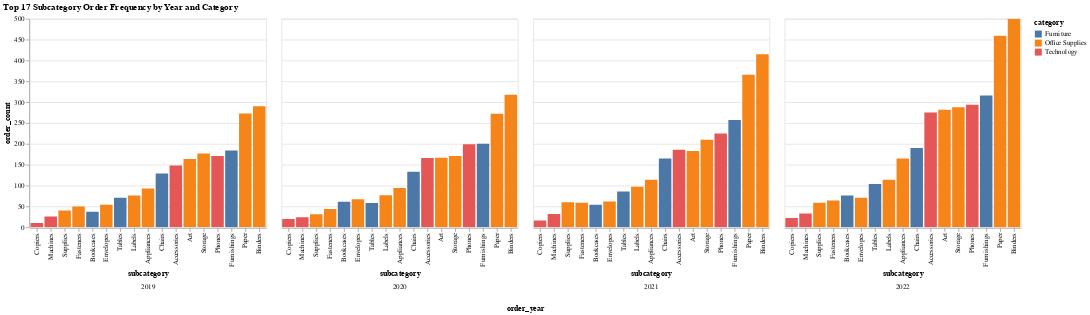

This figure's notebook cell:
### Code cell
# prompt: order frequency for top 17 subcategory in each year and color them based on each category

import pandas as pd
import matplotlib.pyplot as plt
import altair as alt # Import altair

# Calculate order frequency by year, subcategory, and category
subcategory_frequency_category = superstore_df.groupby(['order_year', 'category', 'subcategory']).size().reset_index(name='order_count')

# Rank subcategories within each year and category based on order count
subcategory_frequency_category['rank'] = subcategory_frequency_category.groupby(['order_year', 'category'])['order_count'].rank(method='dense', ascending=False)

# Filter for the top 17 subcategories within each year and category
top_subcategories_by_year_category = subcategory_frequency_category[subcategory_frequency_category['rank'] <= 17]

# Ensure all years are present in the data for plotting purposes
all_years = superstore_df['order_year'].unique()

# Create the plot using Altair
chart = alt.Chart(top_subcategories_by_year_category).mark_bar().encode(
    x=alt.X('subcategory:O', sort='y'), # X-axis: Subcategory (Ordinal), sorted by y-axis value (order_count)
    y=alt.Y('order_count:Q'),  # Y-axis: Order Count (Quantitative)
    color=alt.Color('category:N'),  # Color encoding: Category (Nominal)
    column=alt.Column('order_year:O', header=alt.Header(titleOrient="bottom", labelOrient="bottom")), # Separate charts by Year (Ordinal)
    tooltip=['order_year', 'category', 'subcategory', 'order_count']  # Tooltip for interactivity
).properties(
    title='Top 17 Subcategory Order Frequency by Year and Category'  # Chart title
).interactive() # Enable interactivity like zooming and panning

# Display the chart
chart

### Figure 1 — Vega-Lite specification as saved in the notebook (floating-point values rounded to 4 significant figures)
{"config": {"view": {"continuousWidth": 300, "continuousHeight": 300}}, "data": {"name": "data-2f137b988659ba498393f3de7b3cedcf"}, "mark": {"type": "bar"}, "encoding": {"color": {"field": "category", "type": "nominal"}, "column": {"field": "order_year", "header": {"labelOrient": "bottom", "titleOrient": "bottom"}, "type": "ordinal"}, "tooltip": [{"field": "order_year", "type": "quantitative"}, {"field": "category", "type": "nominal"}, {"field": "subcategory", "type": "nominal"}, {"field": "order_count", "type": "quantitative"}], "x": {"field": "subcategory", "sort": "y", "type": "ordinal"}, "y": {"field": "order_count", "type": "quantitative"}}, "params": [{"name": "param_1", "select": {"type": "interval", "encodings": ["x", "y"]}, "bind": "scales"}], "title": "Top 17 Subcategory Order Frequency by Year and Category", "$schema": "https://vega.github.io/schema/vega-lite/v5.20.1.json", "datasets": {"data-2f137b988659ba498393f3de7b3cedcf": [{"order_year": 2019, "category": "Furniture", "subcategory": "Bookcases", "order_count": 37, "rank": 4.0}, {"order_year": 2019, "category": "Furniture", "subcategory": "Chairs", "order_count": 129, "rank": 2.0}, {"order_year": 2019, "category": "Furniture", "subcategory": "Furnishings", "order_count": 184, "rank": 1.0}, {"order_year": 2019, "category": "Furniture", "subcategory": "Tables", "order_count": 71, "rank": 3.0}, {"order_year": 2019, "category": "Office Supplies", "subcategory": "Appliances", "order_count": 93, "rank": 5.0}, {"order_year": 2019, "category": "Office Supplies", "subcategory": "Art", "order_count": 164, "rank": 4.0}, {"order_year": 2019, "category": "Office Supplies", "subcategory": "Binders", "order_count": 290, "rank": 1.0}, {"order_year": 2019, "category": "Office Supplies", "subcategory": "Envelopes", "order_count": 54, "rank": 7.0}, {"order_year": 2019, "category": "Office Supplies", "subcategory": "Fasteners", "order_count": 50, "rank": 8.0}, {"order_year": 2019, "category": "Office Supplies", "subcategory": "Labels", "order_count": 76, "rank": 6.0}, {"order_year": 2019, "category": "Office Supplies", "subcategory": "Paper", "order_count": 273, "rank": 2.0}, {"order_year": 2019, "category": "Office Supplies", "subcategory": "Storage", "order_count": 177, "rank": 3.0}, {"order_year": 2019, "category": "Office Supplies", "subcategory": "Supplies", "order_count": 40, "rank": 9.0}, {"order_year": 2019, "category": "Technology", "subcategory": "Accessories", "order_count": 148, "rank": 2.0}, {"order_year": 2019, "category": "Technology", "subcategory": "Copiers", "order_count": 10, "rank": 4.0}, {"order_year": 2019, "category": "Technology", "subcategory": "Machines", "order_count": 26, "rank": 3.0}, {"order_year": 2019, "category": "Technology", "subcategory": "Phones", "order_count": 171, "rank": 1.0}, {"order_year": 2020, "category": "Furniture", "subcategory": "Bookcases", "order_count": 61, "rank": 3.0}, {"order_year": 2020, "category": "Furniture", "subcategory": "Chairs", "order_count": 133, "rank": 2.0}, {"order_year": 2020, "category": "Furniture", "subcategory": "Furnishings", "order_count": 200, "rank": 1.0}, {"order_year": 2020, "category": "Furniture", "subcategory": "Tables", "order_count": 58, "rank": 4.0}, {"order_year": 2020, "category": "Office Supplies", "subcategory": "Appliances", "order_count": 94, "rank": 5.0}, {"order_year": 2020, "category": "Office Supplies", "subcategory": "Art", "order_count": 167, "rank": 4.0}, {"order_year": 2020, "category": "Office Supplies", "subcategory": "Binders", "order_count": 318, "rank": 1.0}, {"order_year": 2020, "category": "Office Supplies", "subcategory": "Envelopes", "order_count": 67, "rank": 7.0}, {"order_year": 2020, "category": "Office Supplies", "subcategory": "Fasteners", "order_count": 44, "rank": 8.0}, {"order_year": 2020, "category": "Office Supplies", "subcategory": "Labels", "order_count": 77, "rank": 6.0}, {"order_year": 2020, "category": "Office Supplies", "subcategory": "Paper", "order_count": 272, "rank": 2.0}, {"order_year": 2020, "category": "Office Supplies", "subcategory": "Storage", "order_count": 171, "rank": 3.0}, {"order_year": 2020, "category": "Office Supplies", "subcategory": "Supplies", "order_count": 31, "rank": 9.0}, {"order_year": 2020, "category": "Technology", "subcategory": "Accessories", "order_count": 166, "rank": 2.0}, {"order_year": 2020, "category": "Technology", "subcategory": "Copiers", "order_count": 20, "rank": 4.0}, {"order_year": 2020, "category": "Technology", "subcategory": "Machines", "order_count": 24, "rank": 3.0}, {"order_year": 2020, "category": "Technology", "subcategory": "Phones", "order_count": 199, "rank": 1.0}, {"order_year": 2021, "category": "Furniture", "subcategory": "Bookcases", "order_count": 54, "rank": 4.0}, {"order_year": 2021, "category": "Furniture", "subcategory": "Chairs", "order_count": 165, "rank": 2.0}, {"order_year": 2021, "category": "Furniture", "subcategory": "Furnishings", "order_count": 257, "rank": 1.0}, {"order_year": 2021, "category": "Furniture", "subcategory": "Tables", "order_count": 86, "rank": 3.0}, {"order_year": 2021, "category": "Office Supplies", "subcategory": "Appliances", "order_count": 114, "rank": 5.0}, {"order_year": 2021, "category": "Office Supplies", "subcategory": "Art", "order_count": 183, "rank": 4.0}, {"order_year": 2021, "category": "Office Supplies", "subcategory": "Binders", "order_count": 415, "rank": 1.0}, {"order_year": 2021, "category": "Office Supplies", "subcategory": "Envelopes", "order_count": 62, "rank": 7.0}, {"order_year": 2021, "category": "Office Supplies", "subcategory": "Fasteners", "order_count": 59, "rank": 9.0}, {"order_year": 2021, "category": "Office Supplies", "subcategory": "Labels", "order_count": 97, "rank": 6.0}, {"order_year": 2021, "category": "Office Supplies", "subcategory": "Paper", "order_count": 366, "rank": 2.0}, {"order_year": 2021, "category": "Office Supplies", "subcategory": "Storage", "order_count": 210, "rank": 3.0}, {"order_year": 2021, "category": "Office Supplies", "subcategory": "Supplies", "order_count": 60, "rank": 8.0}, {"order_year": 2021, "category": "Technology", "subcategory": "Accessories", "order_count": 186, "rank": 2.0}, {"order_year": 2021, "category": "Technology", "subcategory": "Copiers", "order_count": 16, "rank": 4.0}, {"order_year": 2021, "category": "Technology", "subcategory": "Machines", "order_count": 32, "rank": 3.0}, {"order_year": 2021, "category": "Technology", "subcategory": "Phones", "order_count": 225, "rank": 1.0}, {"order_year": 2022, "category": "Furniture", "subcategory": "Bookcases", "order_count": 76, "rank": 4.0}, {"order_year": 2022, "category": "Furniture", "subcategory": "Chairs", "order_count": 190, "rank": 2.0}, {"order_year": 2022, "category": "Furniture", "subcategory": "Furnishings", "order_count": 316, "rank": 1.0}, {"order_year": 2022, "category": "Furniture", "subcategory": "Tables", "order_count": 104, "rank": 3.0}, {"order_year": 2022, "category": "Office Supplies", "subcategory": "Appliances", "order_count": 165, "rank": 5.0}, {"order_year": 2022, "category": "Office Supplies", "subcategory": "Art", "order_count": 282, "rank": 4.0}, {"order_year": 2022, "category": "Office Supplies", "subcategory": "Binders", "order_count": 500, "rank": 1.0}, {"order_year": 2022, "category": "Office Supplies", "subcategory": "Envelopes", "order_count": 71, "rank": 7.0}, {"order_year": 2022, "category": "Office Supplies", "subcategory": "Fasteners", "order_count": 64, "rank": 8.0}, {"order_year": 2022, "category": "Office Supplies", "subcategory": "Labels", "order_count": 114, "rank": 6.0}, {"order_year": 2022, "category": "Office Supplies", "subcategory": "Paper", "order_count": 459, "rank": 2.0}, {"order_year": 2022, "category": "Office Supplies", "subcategory": "Storage", "order_count": 288, "rank": 3.0}, {"order_year": 2022, "category": "Office Supplies", "subcategory": "Supplies", "order_count": 59, "rank": 9.0}, {"order_year": 2022, "category": "Technology", "subcategory": "Accessories", "order_count": 275, "rank": 2.0}, {"order_year": 2022, "category": "Technology", "subcategory": "Copiers", "order_count": 22, "rank": 4.0}, {"order_year": 2022, "category": "Technology", "subcategory": "Machines", "order_count": 33, "rank": 3.0}, {"order_year": 2022, "category": "Technology", "subcategory": "Phones", "order_count": 294, "rank": 1.0}]}}
